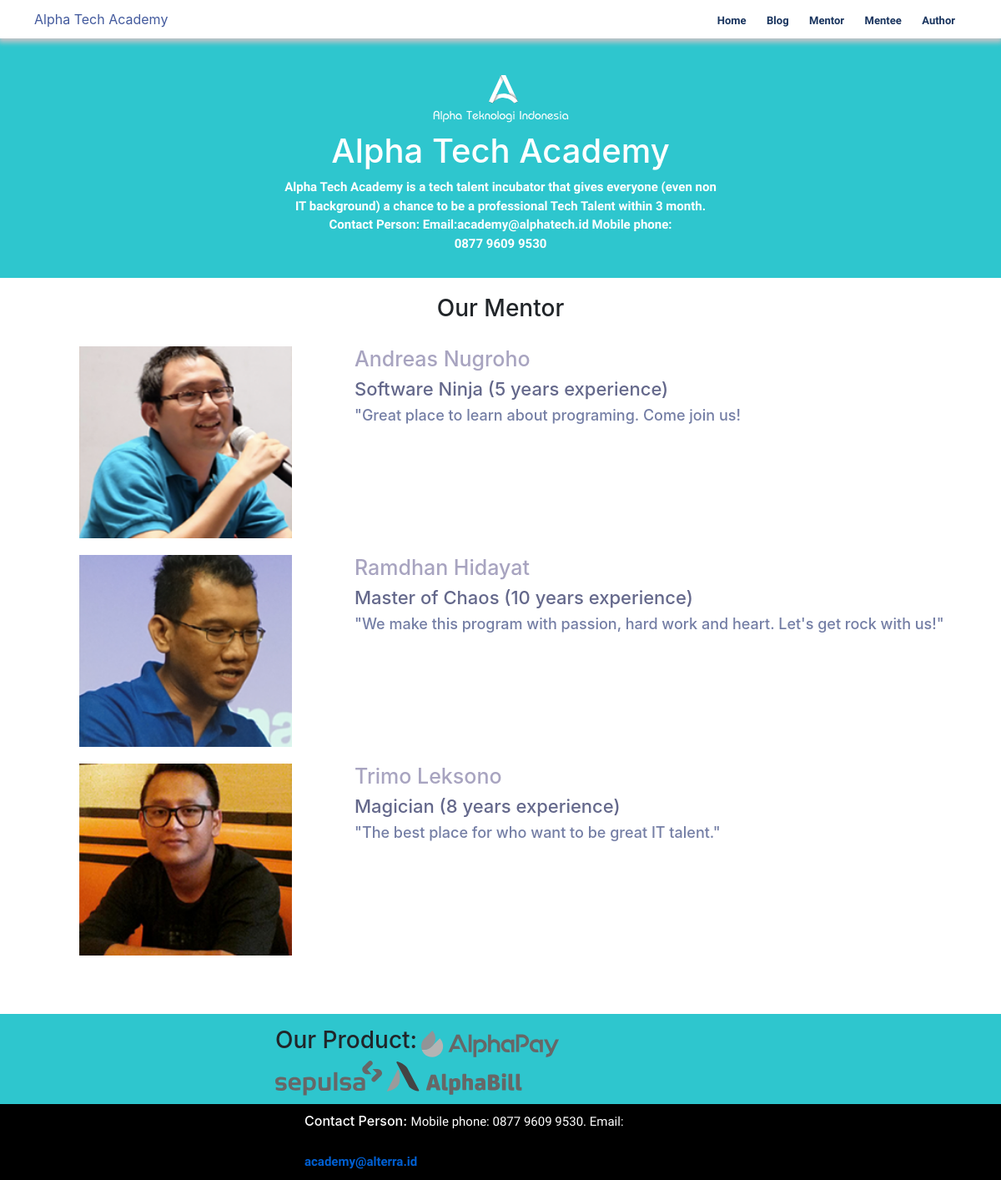
The app's page /mentor/ with its own data.
### blog/models.py (models this page shows)
class Mentor(models.Model):
    Gambar          = models.CharField(max_length = 200)
    Nama            = models.CharField(max_length = 200)
    Experience      = models.CharField(max_length = 200)
    Quote           = models.TextField(max_length = 200)

### blog/views.py (the view)
# urls.py: path('mentor/', views.mentor, name = 'mentor'),
def mentor(request):
    mentors = Mentor.objects.all()
    return render(request, 'mentor.html',{'mentors':mentors})

### blog/templates/mentor.html (shortened to what this page needs)
{% extends 'base.html' %}
{% block content %}
{% load static %}
<div class="wrap-home--content">
    <div class="our_mentee">
        <h3>Our Mentor</h3>
    </div>
    {% for mentor in mentors%}
    <div class="container isi_mentee">
        <div class="row">
            <div class="col-4 andreas">
                <img src="{% static ''%}{{mentor.Gambar}}">
            </div>
            <div class="col-8 andreas_word">
                <h4>{{mentor.Nama}}</h4>
                <h5>{{mentor.Experience}}</h5>
                <h6>{{mentor.Quote}}</h6>
            </div>
        </div>
    </div>
    {% endfor %}
</div>
{% endblock %}

### blog/static/css/main.css (style rules this page uses)
.our_mentee { text-align: center; padding-bottom: 20px; padding-top: 20px; }
.isi_mentee h4 { text-align: initial; }
.andreas img { height: 250px; widows: 250px; padding-left: 50px; padding-bottom: 20px; }
.andreas_word h4, .ramdhan_word h4, .trimo_word h4 { font-size: 25px; color: #A8A4C0; }
.andreas_word h5, .ramdhan_word h5, .trimo_word h5 { font-size: 22px; color: #64688B; }
.andreas_word h6, .ramdhan_word h6, .trimo_word h6 { font-size: 18px; color: #747EA5; }

### records on screen
Mentor: Gambar (picture), Nama "Andreas Nugroho", Experience "Software Ninja (5 years experience)", Quote "\"Great place to learn about programing. Come join us!"
Mentor: Gambar (picture), Nama "Ramdhan Hidayat", Experience "Master of Chaos (10 years experience)", Quote "\"We make this program with passion, hard work and heart. Let's get rock with us!\""
Mentor: Gambar (picture), Nama "Trimo Leksono", Experience "Magician (8 years experience)", Quote "\"The best place for who want to be great IT talent.\""
